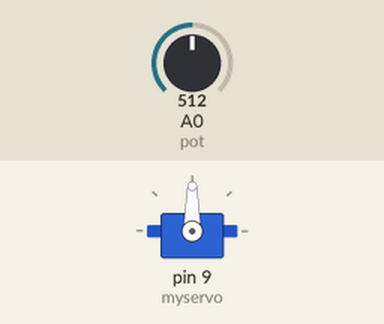
This sketch was run on a simulated Arduino Uno, built with avr-gcc and run on an emulated ATmega328P. On the bench: servo. The test bench sets the inputs (shaded band); at power-on: A0 (pot) = 512.

Above: at 1.2 s.
1.3 s: A0 (pot) set to 716
At 1.9 s:
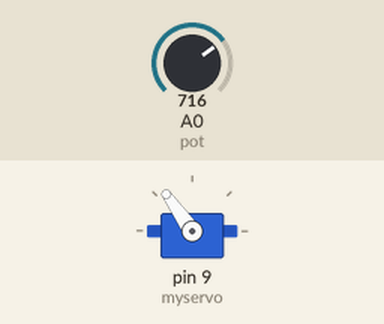
2.8 s: A0 (pot) set to 900
At 4.0 s:
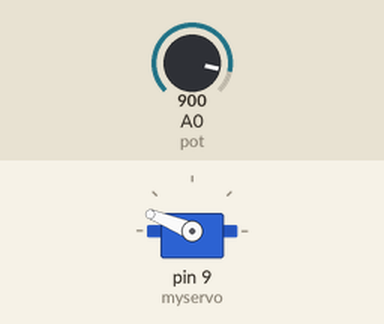
4.3 s: A0 (pot) set to 1023
At 5.4 s:
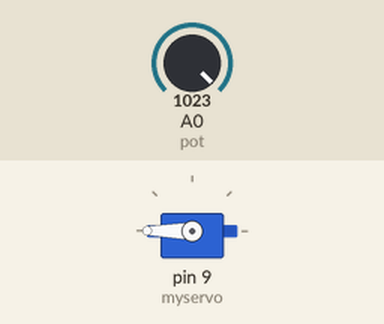
5.8 s: A0 (pot) set to 306
At 6.5 s:
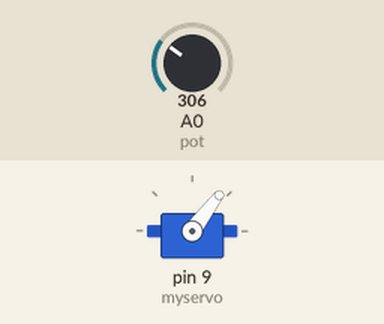
7.3 s: A0 (pot) set to 122
At 7.6 s:
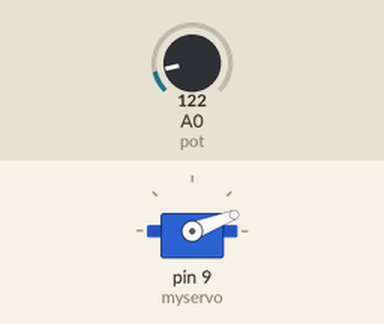
Timing chart, 0 to 9.8 s (numbered marks = the images above; inputs shaded):
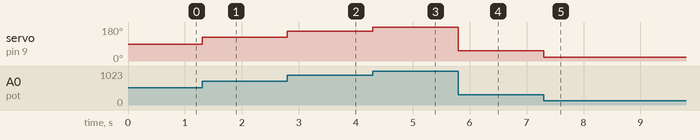

Measured:
- after the input at 1.3 s, servo on pin 9 (myservo): 90° → 125° at once
- after the input at 2.8 s, servo on pin 9 (myservo): 125° → 158° at once
- after the input at 4.3 s, servo on pin 9 (myservo): 158° → 180° at once
- after the input at 5.8 s, servo on pin 9 (myservo): 180° → 53° at once
- after the input at 7.3 s, servo on pin 9 (myservo): 53° → 21° at once

The sketch:

pot_ile_servo_pozisyonu.ino
```cpp
#include <Servo.h>
int pot=A0;


Servo myservo;  // create servo object to control a servo
// twelve servo objects can be created on most boards

int pos = 0;    // variable to store the servo position

void setup() {
  myservo.attach(9);  // attaches the servo on pin 9 to the servo object
}

void loop() {
int pos=analogRead(pot);
pos=map(pos,0,1023,0,180);

myservo.write(pos);


}
```
